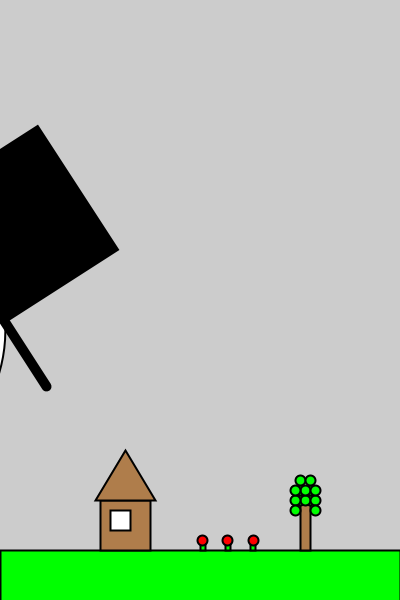
Frame 1 (no input)
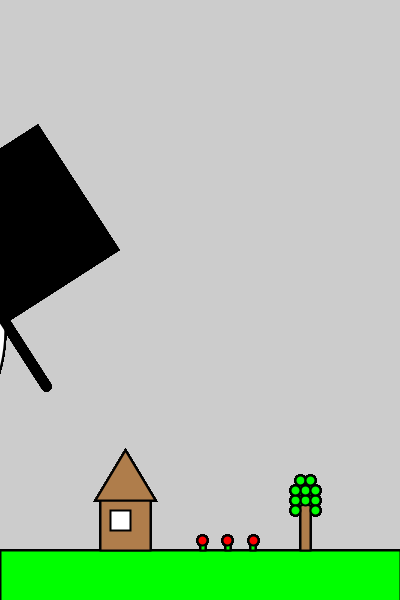
Frame 60 (the mouse pressed at the canvas centre just before this capture)
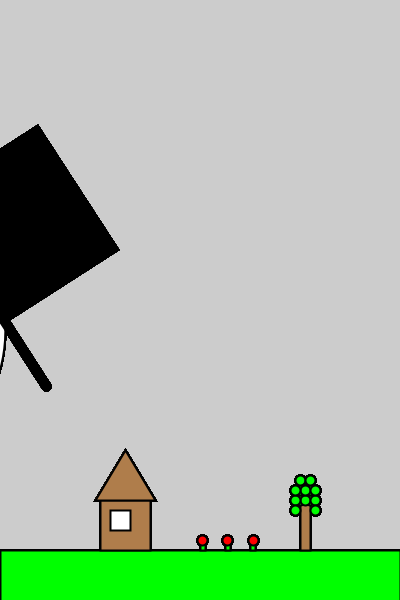
Frame 120 (the mouse held since frame 60 and released just before this capture)

The Processing sketch that drew these frames (run headless with seeded random() and noise(); from frame 60 on, the mouse is pressed at the canvas centre):

// Processing sketch: tophatmand_by_yours_truly_and_grass
// ── tophatmand_by_yours_truly_and_grass.pde
void setup(){
size(400,600);
}
void draw(){
pushMatrix();
translate(0,0);
rotate(1);

strokeWeight(2);
fill(255);
circle(200,300,300);
strokeWeight(10);
line(50,170,350,170);


fill(0);
rect(130,40,140,130);
noFill();
strokeWeight(2);

fill(0);
rect(130,210,50,50);
rect(220,210,50,50);

fill(255,0,0);
rect(140,230,20,20);
rect(230,230,20,20);
fill(255);
circle(200,300,110);
noFill();

fill(0);
arc(200,370,150,140,0,PI);

noFill();
line(125,370,275,370);

fill(255,0,0);
triangle(125,370,135,390,145,370);
triangle(145,370,155,390,165,370);
triangle(165,370,175,390,185,370);
triangle(185,370,195,390,205,370);
triangle(205,370,215,390,225,370);
triangle(225,370,235,390,245,370);
triangle(245,370,255,390,265,370);
triangle(265,370,270,390,275,370);
popMatrix();


fill(0,255,0);
rect(0,550,400,600);
noFill();
fill(175,125,75);
rect(100,500,50,50);
triangle(95,500,125,450,155,500);
rect(300,500,10,50);
noFill();

fill(255);
rect(110,510,20,20);
noFill();
fill(0,255,0);
circle(300,500,10);
circle(310,500,10);
circle(305,500,10);
circle(295,500,10);
circle(315,500,10);
circle(295,510,10);
circle(315,510,10);
circle(300,490,10);
circle(310,490,10);
circle(305,490,10);
circle(315,490,10);
circle(295,490,10);
circle(300,480,10);
circle(310,480,10);

rect(200,540,5,10);
rect(250,540,5,10);
rect(225,540,5,10);
fill(255,0,0);
circle(202,540,10);
circle(227,540,10);
circle(253,540,10);
}
